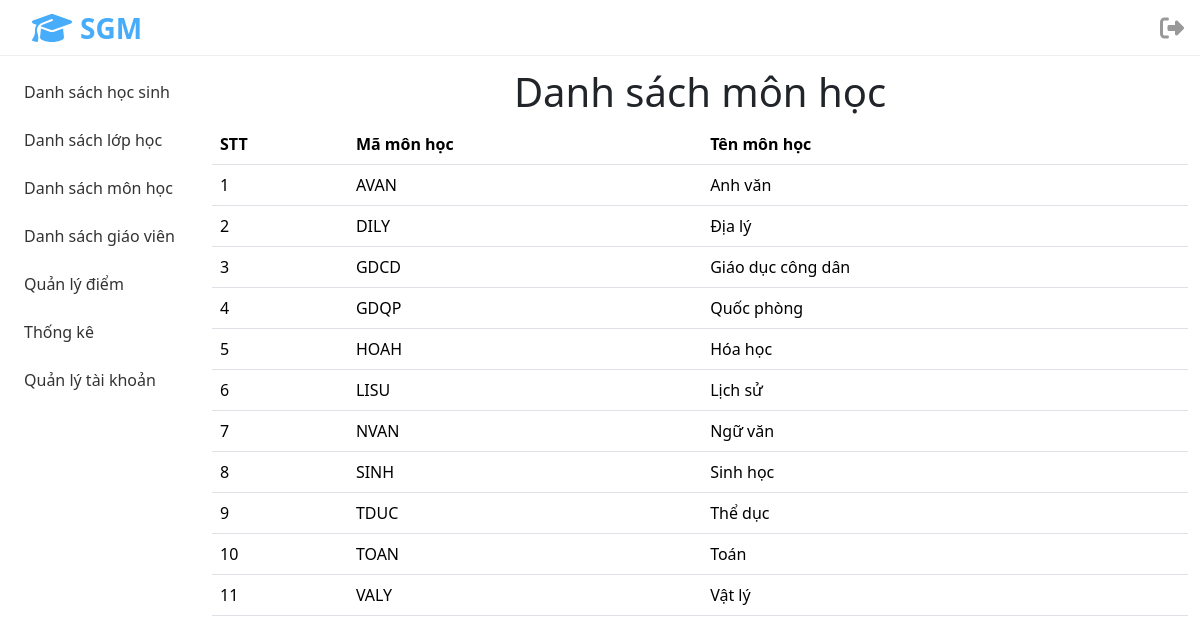
The page /views/subjects/list.php (signed in) on the database its author committed.
### tables this page shows
CREATE TABLE `monhoc` (
  `MaMH` varchar(10) NOT NULL,
  `TenMH` varchar(50) NOT NULL
);

### models/subjects/list.php (the view)
<?php
$dirRoot = strstr(__DIR__, '\models', true);
require_once $dirRoot . '/connection.php';
$sql = "SELECT ROW_NUMBER() OVER (ORDER BY `MaMH` ASC) AS `STT`,
    `MaMH`,
    `TenMH` FROM `monhoc` ORDER BY `MaMH` ASC";
$result = $conn->query($sql);
while ($row = $result->fetch_assoc()) {
?>
    <tr>
        <td><?php echo $row['STT'] ?></td>
        <td><?php echo $row['MaMH'] ?></td>
        <td><?php echo $row['TenMH'] ?></td>
    </tr>
<?php
}
?>

### assets/css/style.css (style rules this page uses)
:root { --primary-color: #47acfa; }

### assets/css/header.css (style rules this page uses)
.header__container { position: fixed; top: 0; left: 0; width: 100%; height: 56px; z-index: 999; display: flex; justify-content: space-between; align-items: center; border-bottom: 1px solid #eee; background-color: #fff; }
.header__logo { text-decoration: none; display: flex; align-items: center; user-select: none; cursor: pointer; margin-left: 32px; }
.header__logo-img { width: 40px; margin-right: 8px; }
.header__logo-name { font-size: 28px; font-weight: 700; color: var(--primary-color); }
.header__logout { margin-right: 16px; cursor: pointer; }
.header__logout-img { width: 24px; }

### assets/css/navbar.css (style rules this page uses)
* { margin: 0; padding: 0; box-sizing: border-box; }
.navbar__container { position: fixed; }
.navbar__list { list-style: none; margin: 0; padding: 0; }
.navbar__link { width: 228px; text-decoration: none; color: #333; font-size: 16px; display: block; padding: 12px; border-radius: 8px; }

### rows shown on the page
monhoc: STT "1", MaMH "AVAN", TenMH "Anh văn"
monhoc: STT "2", MaMH "DILY", TenMH "Địa lý"
monhoc: STT "3", MaMH "GDCD", TenMH "Giáo dục công dân"
monhoc: STT "4", MaMH "GDQP", TenMH "Quốc phòng"
monhoc: STT "5", MaMH "HOAH", TenMH "Hóa học"
monhoc: STT "6", MaMH "LISU", TenMH "Lịch sử"
monhoc: STT "7", MaMH "NVAN", TenMH "Ngữ văn"
monhoc: STT "8", MaMH "SINH", TenMH "Sinh học"
monhoc: STT "9", MaMH "TDUC", TenMH "Thể dục"
monhoc: STT "10", MaMH "TOAN", TenMH "Toán"
monhoc: STT "11", MaMH "VALY", TenMH "Vật lý"
